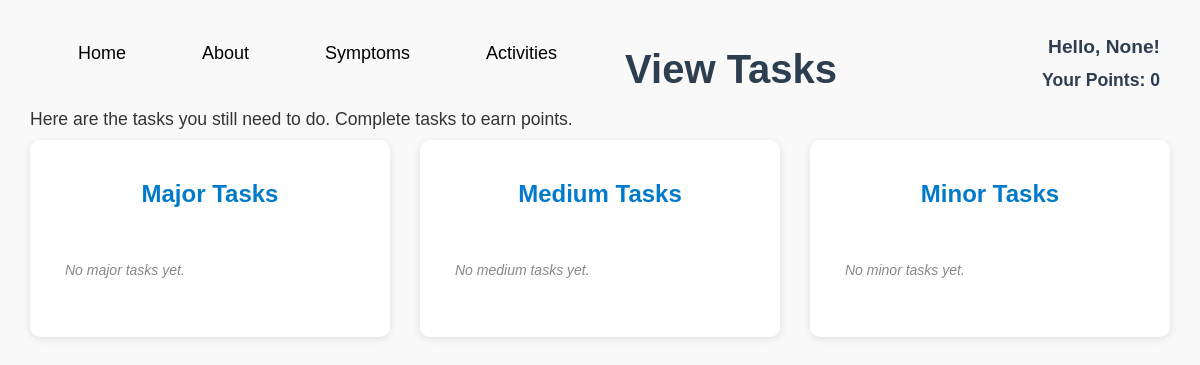
/viewtasks, run on an earlier commit of the app's database.
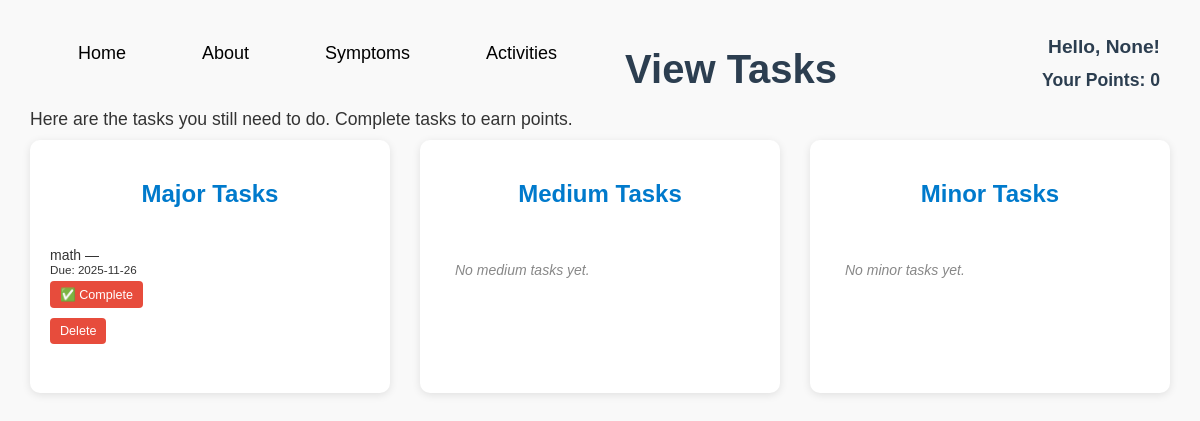
And on a later commit of the database.
### tables this page shows
CREATE TABLE tasks (
            id INTEGER PRIMARY KEY AUTOINCREMENT,
            name TEXT NOT NULL,
            date TEXT,
            importance TEXT NOT NULL,
            user TEXT
        , completed INTEGER DEFAULT 0, completed_at TEXT, duration INTEGER, time TEXT);

### app.py (the view, shortened to what this page needs)
@app.route('/viewtasks')
def view_tasks():
    tasks = get_tasks_grouped()
    username = session.get('user') if session else None
    points = 0
    return render_template('viewtasks.html', tasks=tasks, username=username, points=points)

### app.py (called while the page is built)
def get_db_conn():
    conn = sqlite3.connect(DB_PATH)
    conn.row_factory = sqlite3.Row
    return conn

### templates/viewtasks.html (shortened to what this page needs)
<!DOCTYPE html>
<html lang="en">
<head>
  <link rel="stylesheet" href="{{ url_for('static', filename='activitiesstyle.css') }}">
</head>
<body>
  <div class="menu">
    <ul>
      <li><a href="{{ url_for('home') }}">Home</a></li>
      <li><a href="{{ url_for('about') }}">About</a></li>
      <li><a href="{{ url_for('symptoms') }}">Symptoms</a></li>
      <li><a href="{{ url_for('activities') }}">Activities</a></li>
    </ul>
  </div>
  <div class="front">
    <h1>View Tasks</h1>
    <p class="description">Here are the tasks you still need to do. Complete tasks to earn points.</p>
  </div>
  <div style="max-width:700px; margin:24px auto;">
    <h2 id="greeting"> Hello, {{ username }}!</h2>
    <h3 id="points">Your Points: {{ points }}</h3>
  </div>
  <div class="task-sections">
    <div class="task-section">
      <h2>Major Tasks</h2>
      <ul>
        {% for task in tasks['Major'] %}
        <li>
          {{ task.name }} — <small>Due: {{ task.date }}</small>
          <form action="{{ url_for('complete_task', importance='Major', task_index=loop.index0) }}" method="post" style="display:inline;">
            <button type="submit">✅ Complete</button>
          </form>
          <form action="{{ url_for('delete_task', importance='Major', task_index=loop.index0) }}" method="post" style="display:inline;">
            <button type="submit">Delete</button>
          </form>
        </li>
        {% else %}
        <li class="empty">No major tasks yet.</li>
        {% endfor %}
      </ul>
    </div>
    <div class="task-section">
      <h2>Medium Tasks</h2>
      <ul>
        {% for task in tasks['Medium'] %}
        <li>
          {{ task.name }} — <small>Due: {{ task.date }}</small>
          <form action="{{ url_for('complete_task', importance='Medium', task_index=loop.index0) }}" method="post" style="display:inline;">
            <button type="submit">✅ Complete</button>
          </form>
          <form action="{{ url_for('delete_task', importance='Medium', task_index=loop.index0) }}" method="post" style="display:inline;">
            <button type="submit">Delete</button>
          </form>
        </li>
        {% else %}
        <li class="empty">No medium tasks yet.</li>
        {% endfor %}
      </ul>
    </div>
    <div class="task-section">
      <h2>Minor Tasks</h2>
      <ul>
        {% for task in tasks['Minor'] %}
        <li>
          {{ task.name }} — <small>Due: {{ task.date }}</small>
          <form action="{{ url_for('complete_task', importance='Minor', task_index=loop.index0) }}" method="post" style="display:inline;">
            <button type="submit">✅ Complete</button>
          </form>
          <form action="{{ url_for('delete_task', importance='Minor', task_index=loop.index0) }}" method="post" style="display:inline;">
            <button type="submit">Delete</button>
          </form>
        </li>
        {% else %}
        <li class="empty">No minor tasks yet.</li>
        {% endfor %}
      </ul>
    </div>
  </div>
</body>
</html>

What changed in the data, as far as the page shows it:
added tasks: name "math", date "2025-11-26"
Also different on the page:
text no longer shown: "No major tasks yet."
